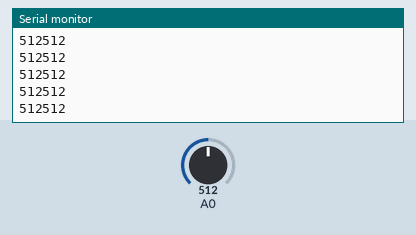
This sketch was run on a simulated Arduino Uno, built with avr-gcc and run on an emulated ATmega328P. Shown: the last lines printed to the serial monitor. The test bench sets the inputs (shaded band); at power-on: A0 = 512.

Above: at 1.2 s.
1.3 s: A0 set to 716
At 2.1 s:
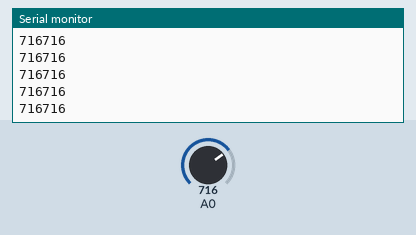
2.8 s: A0 set to 900
At 3.3 s:
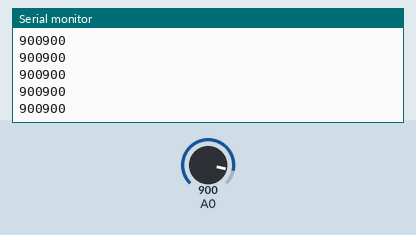
Timing chart, 0 to 5.8 s (numbered marks = the images above; inputs shaded):
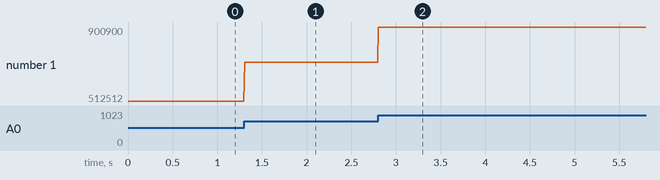

The sketch:

Works_012.ino
```cpp
/*
 * Arduino Workshop
 * Works_012
 * USART Communication (1)
 *
 * Arduino has default serial communication pin using
 * USART (Universal Synchronous/Asynchronous Receiver/Transmitter)
 * protocol.
 */

/*
 * Variables
 * No variables on this one!
 */

void setup()
{
  /**
   * Serial.begin(bps, config) allows arduino to open USART port using
   * given bps (Bits Per Second). Config parameter, by default, is set
   * to 8N1. 8N1 has three parts.
   * 8 : Data sent/received has 8 bits
   * N : NO Parity type. Parity is the lowest level of error checking.
   * 1 : There is one stop bit. Stop bits indicate USART line is idle
   * or transmitting/receving.
   *
   * You can change configuration for different setup.
   */
  Serial.begin(115200);
}

void loop()
{
  /**
   * Serial.println(data) sends data FROM Arduino TO computer.
   * Note that ln indicates sent data has line change delimiter as well.
   */
  Serial.print(analogRead(0));
  Serial.println(analogRead(0));
  delay(10);
}
```

Measured:
- after the input at 1.3 s, the serial monitor: prints a new line at once (image 1)
- after the input at 2.8 s, the serial monitor: prints a new line at once (image 2)
- plotted number 1: 512512 → 716716 after the input at 1.3 s, 716716 → 900900 after the input at 2.8 s
